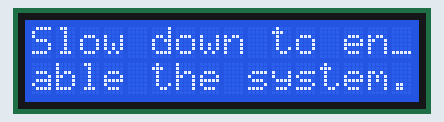
The sketch below on a simulated Arduino Uno, built with avr-gcc and run on an emulated ATmega328P. Parts: 16×2 character LCD.

Above: at 0.1 s.
At 2.1 s:
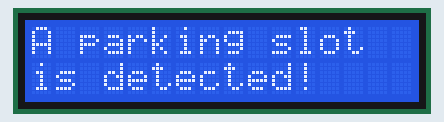
At 4.1 s:
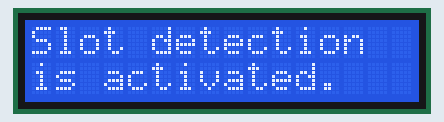
At 6.1 s:
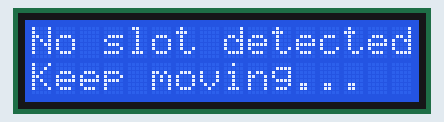

Measured:
- by itself, everything shown: repeats every 8.0 s, in 4 steps
- what the display in image 1 shows lasts 2.0 s, from 2.1 s to 4.1 s

The sketch:

Autparking_Detection.ino
```cpp
#include <LiquidCrystal.h>
const int rs = 12, en = 13, d4 = 5, d5 = 4, d6 = 3, d7 = 2;
LiquidCrystal lcd(rs, en, d4, d5, d6, d7);

void setup() {
  setupLCD();
}

void loop() {
  displayWarning();
  delay(2000);
  displaySlotDetected();
  delay(2000);
  displaySystemActivated();
  delay(2000);
  displayKeepMoving();
  delay(2000);
}

/*********************** LCD FUNCTIONS ***********************/
void setupLCD()
{
  lcd.begin(16, 2);
}

void displayWarning()
{
  lcd.clear();
  lcd.setCursor(0, 0);
  lcd.print("Slow down to en_");
  lcd.setCursor(0,1);
  lcd.print("able the system.");
}

void displaySlotDetected()
{
  lcd.clear();
  lcd.setCursor(0,0);
  lcd.print("A parking slot");
  lcd.setCursor(0,1);
  lcd.print("is detected!");
}

void displaySystemActivated()
{
  lcd.clear();
  lcd.setCursor(0,0);
  lcd.print("Slot detection");
  lcd.setCursor(0,1);
  lcd.print("is activated.");
}

void displayKeepMoving()
{
  lcd.clear();
  lcd.setCursor(0,0);
  lcd.print("No slot detected");
  lcd.setCursor(0,1);
  lcd.print("Keep moving...");
}
/**********************************************************/
```
